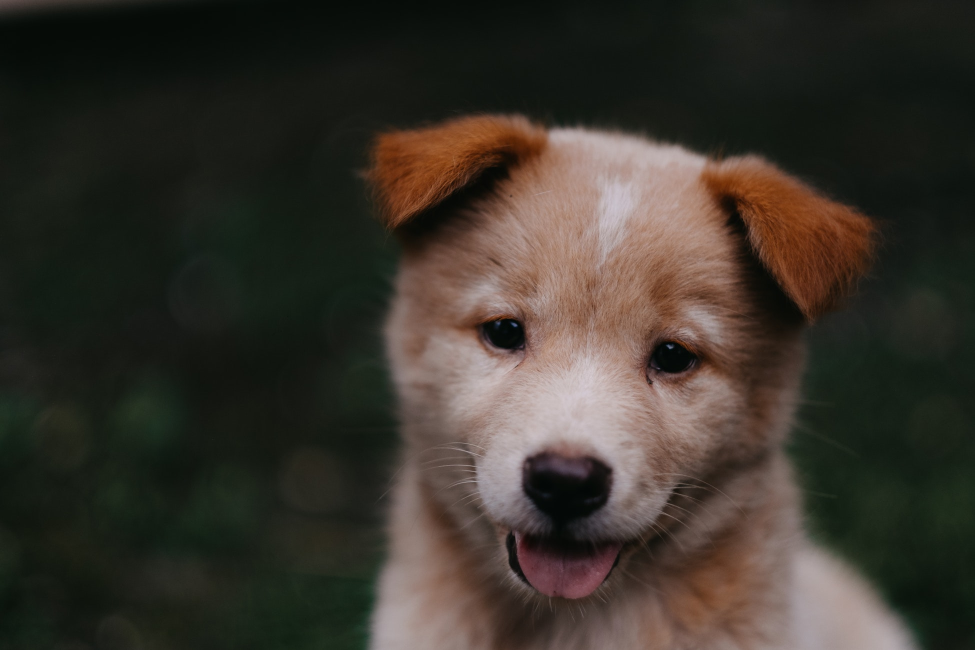
#> input picture OpenCV/DATA/00-puppy.jpg, 1950 x 1300 px (shown at 1/2 size)
$ python Opening_image_in_script.py
#> lines starting #> are read from the running program, lines starting #| are printed output that depends on the picture
import numpy as np
import matplotlib.pyplot as plt
import cv2

img = cv2.imread("../DATA/00-puppy.jpg")
#> img is the input picture: shape (1300, 1950, 3); mean B, G, R 43.8, 51.8, 57.3

plt.imshow(img)
plt.show()

# cv2 displays image array in order : BLUE GREEN RED
# matplotlib reads the image array in order : RED GREEN BLUE
# to fix this we do
fix_img = cv2.cvtColor(img, cv2.COLOR_BGR2RGB)
plt.imshow(fix_img)
plt.show()

# to read things in a gray scale
img_gray = cv2.imread("../DATA/00-puppy.jpg", cv2.IMREAD_GRAYSCALE)
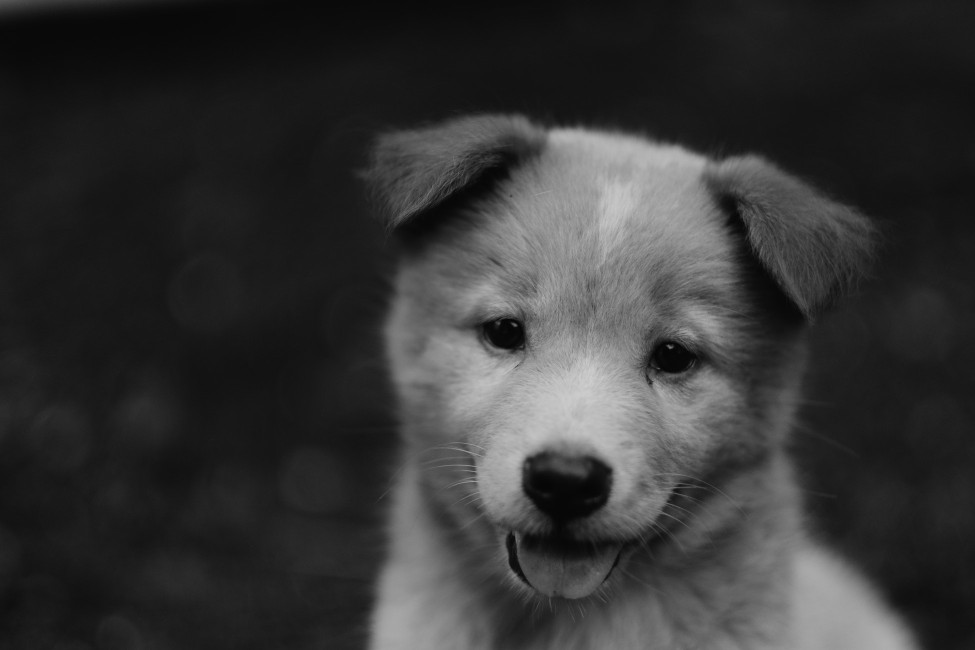
#> img_gray: shape (1300, 1950) (shown at 1/2 size); min 1, max 209, mean 52.6
plt.imshow(img_gray, cmap="gray")
plt.show()

# to resize the image
new_img = cv2.resize(fix_img, (800, 400))
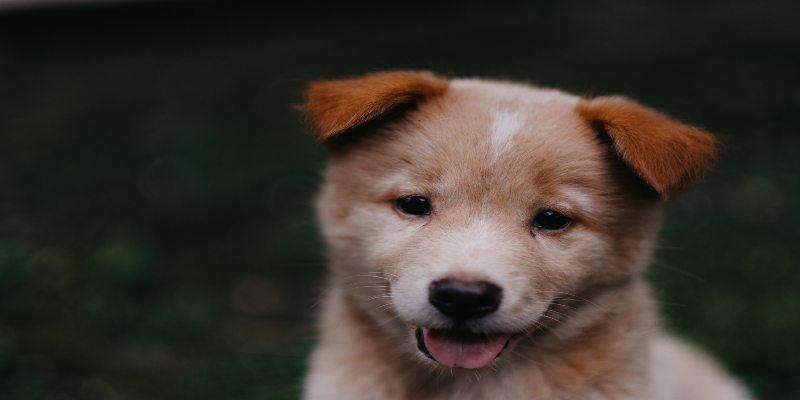
#> new_img: shape (400, 800, 3); mean R, G, B 57.2, 51.8, 43.7
plt.imshow(new_img)
plt.show()

# to resize the image by ratio
new_h = 0.5
new_w = 0.5
new_img = cv2.resize(fix_img, (0, 0), fix_img, new_w, new_h)
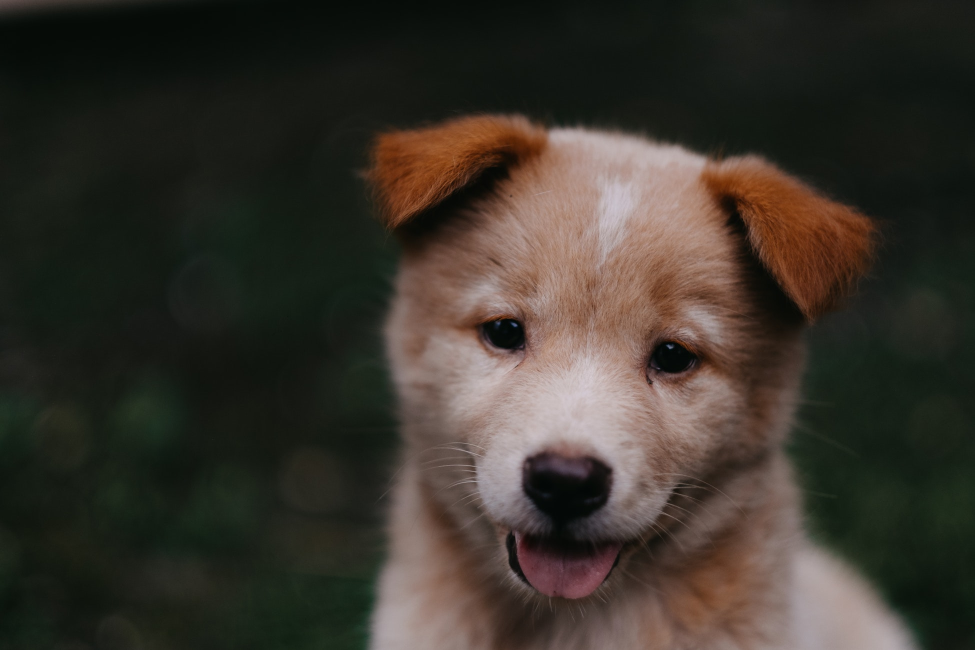
#> new_img: shape (650, 975, 3); mean R, G, B 57.4, 51.9, 43.9
plt.imshow(new_img)
plt.show()

# to flip image horizontally and vertically
new_img = cv2.flip(fix_img, 0) # 0: horizontal flip, 1: vertical flip, -1: both flip
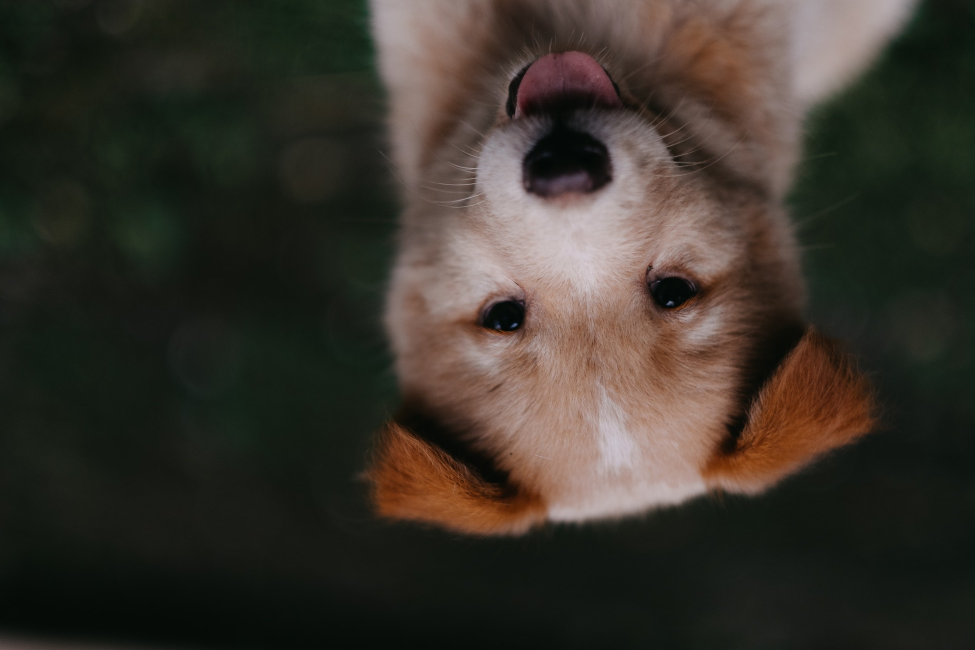
#> new_img: shape (1300, 1950, 3) (shown at 1/2 size); mean R, G, B 57.3, 51.8, 43.8
plt.imshow(new_img)
plt.show()

cv2.imwrite("HEYBOI.jpg", fix_img)

$ run again, with OpenCV/DATA/Denis_Mukwege.jpg copied over OpenCV/DATA/00-puppy.jpg
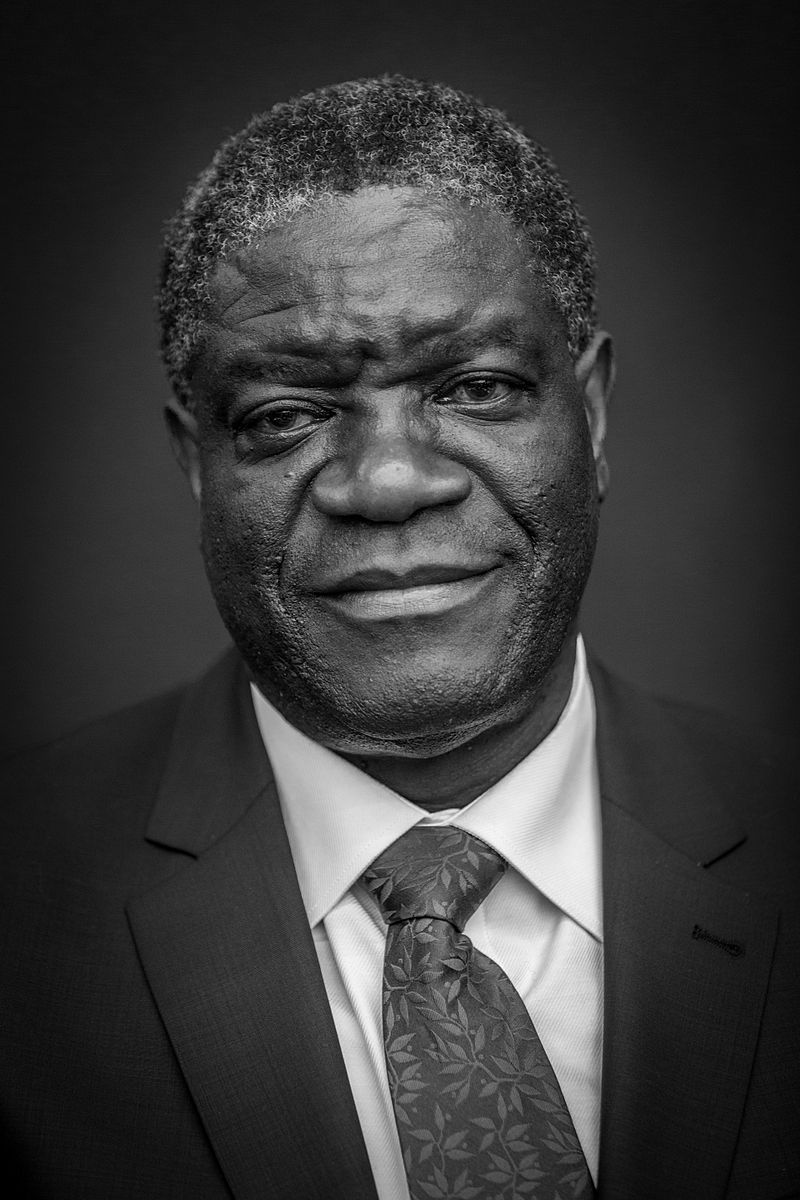
#> input picture OpenCV/DATA/Denis_Mukwege.jpg, 800 x 1200 px
#> img is the input picture: shape (1200, 800, 3); min 0, max 255, mean 58.8
#> `new_img = cv2.resize(fix_img, (800, 400))`:
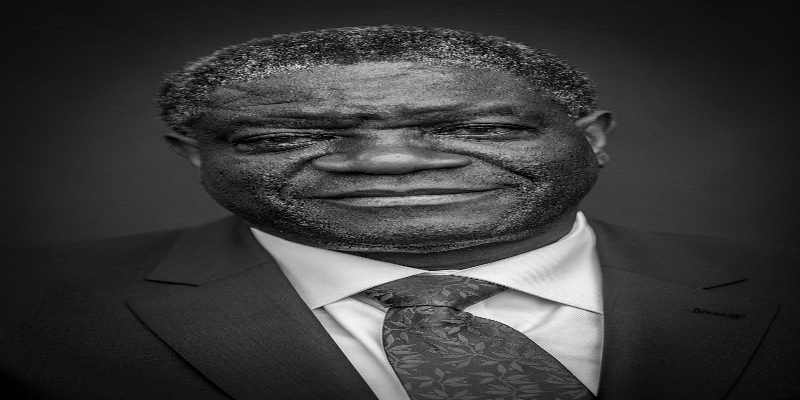
#> new_img: shape (400, 800, 3); min 0, max 255, mean 58.8
#> `new_img = cv2.flip(fix_img, 0)`:
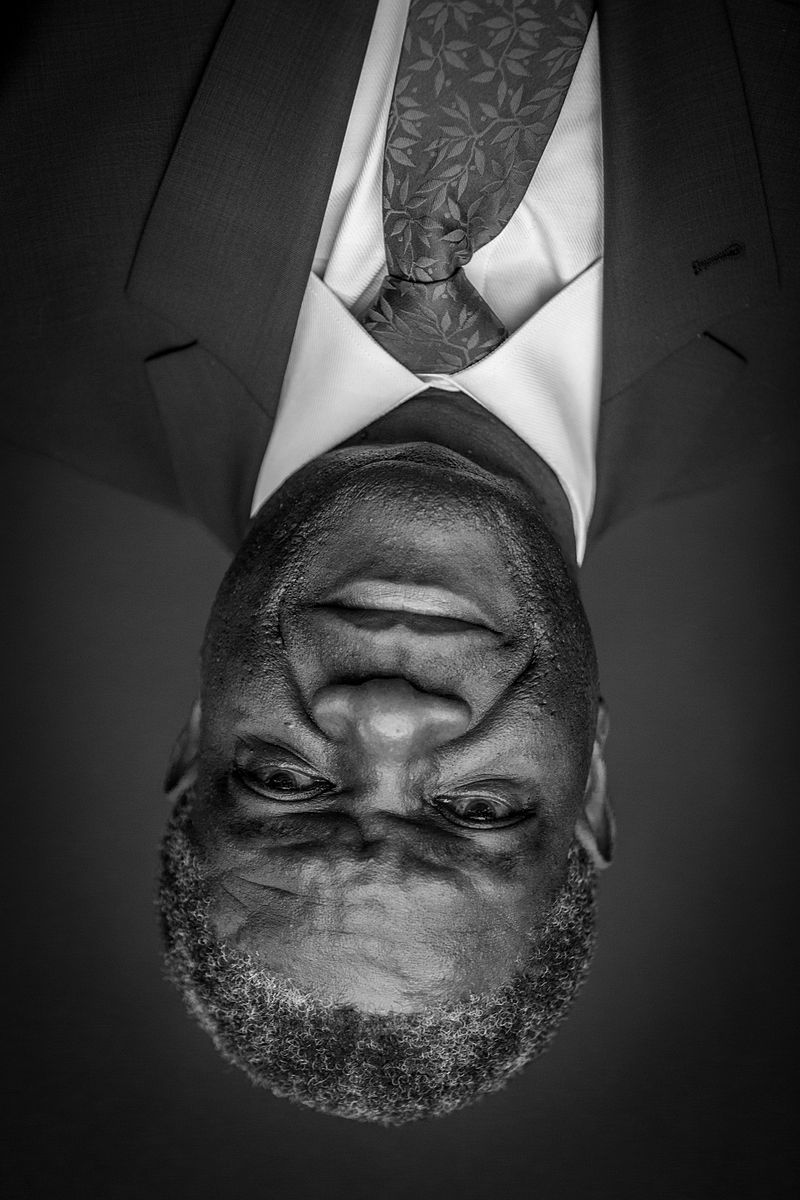
#> new_img: shape (1200, 800, 3); min 0, max 255, mean 58.8

$ run again, with OpenCV/DATA/Nadia_Murad.jpg copied over OpenCV/DATA/00-puppy.jpg
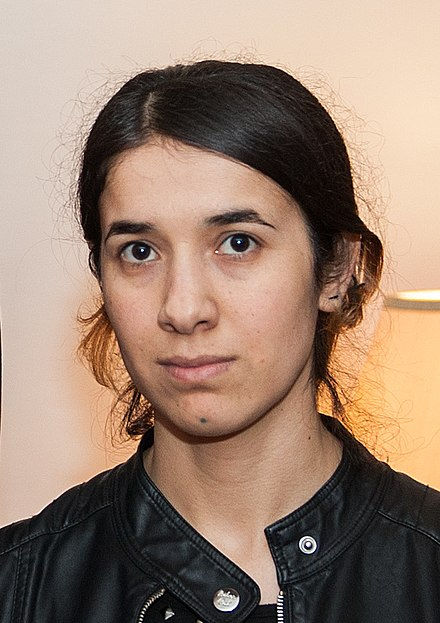
#> input picture OpenCV/DATA/Nadia_Murad.jpg, 440 x 623 px
#> img is the input picture: shape (623, 440, 3); mean B, G, R 112.7, 129.2, 153.8
#> `img_gray = cv2.imread("../DATA/00-puppy.jpg", cv2.IMREAD_GRAYSCALE)`:
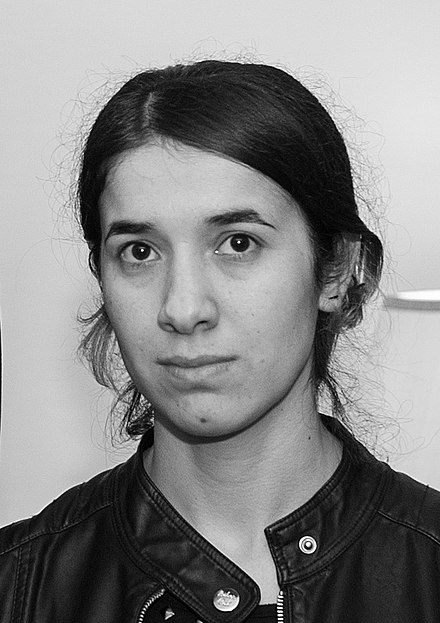
#> img_gray: shape (623, 440); min 0, max 255, mean 134.7
#> `new_img = cv2.flip(fix_img, 0)`:
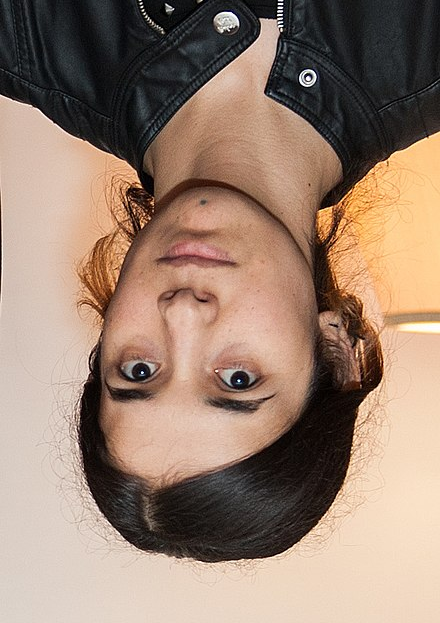
#> new_img: shape (623, 440, 3); mean R, G, B 153.8, 129.2, 112.7
